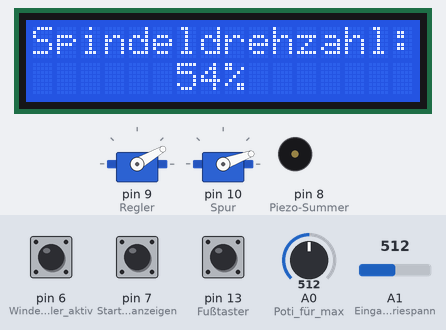
A sketch run on a simulated Arduino Uno, built with avr-gcc and run on an emulated ATmega328P. Parts: 16×2 character LCD, 2 × servo, buzzer (waves = sounding, pin HIGH). Inputs (shaded band) come from the test bench; at power-on: pin 13 (Fußtaster) HIGH, pin 6 (Windenstartzähler_aktiv) HIGH, pin 7 (Startzählstand_anzeigen) HIGH, A0 (Poti_für_max) = 512, A1 (Eingang_für_Batteriespann) = 512.

Above: at 2.8 s.
2.9 s: pin 13 (Fußtaster) pulled LOW for 3.2 s
At 4.3 s:
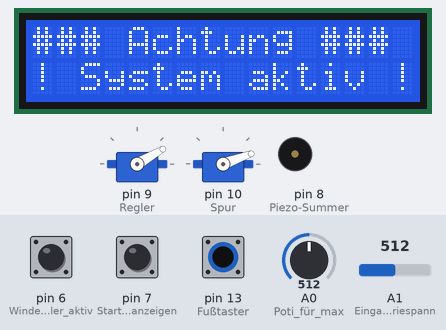
8.9 s: pin 6 (Windenstartzähler_aktiv) pulled LOW for 0.15 s
At 8.97 s:
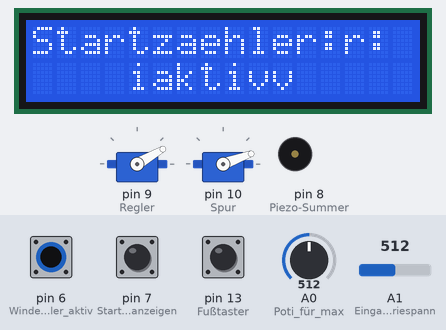
10.5 s: pin 7 (Startzählstand_anzeigen) pulled LOW for 0.15 s
At 11.2 s:
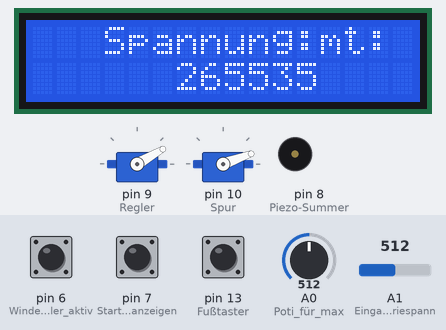
12.9 s: pin 13 (Fußtaster) pulled LOW for 0.15 s
At 14.6 s:
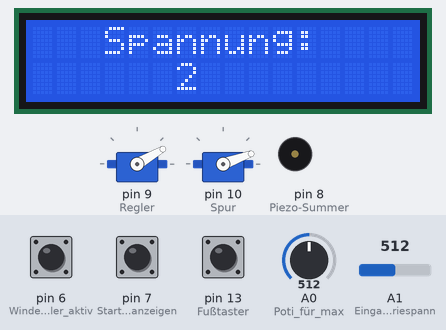
14.7 s: pin 6 (Windenstartzähler_aktiv) pulled LOW for 3.2 s
At 16.9 s:
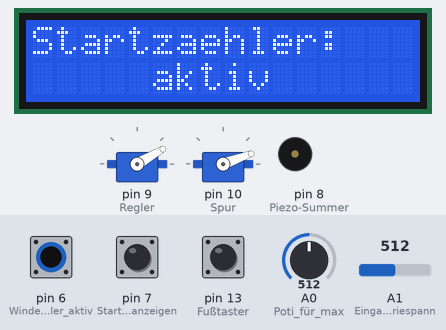
19.4 s: A0 (Poti_für_max) set to 716
At 22.2 s:
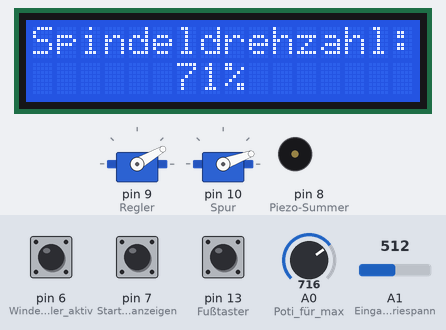
Timing chart, 0 to 23.4 s (numbered marks = the images above; inputs shaded):
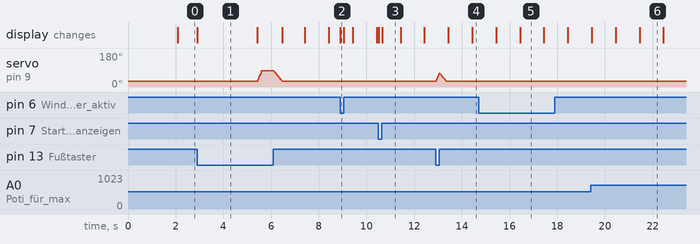

Measured:
- after the input at 2.9 s, servo on pin 9 (Regler): rises from 30° to 85° in 0.18 s, then falls to 30° in 0.87 s; the display: changes at once (image 1)
- after the input at 8.9 s, the display: changes at once (image 2)
- after the input at 10.5 s, the display: first changes at once (image 3 shows a later state)
- after the input at 12.9 s, servo on pin 9 (Regler): rises from 30° to 73° in 0.15 s, then falls to 30° in 0.30 s
- after the input at 14.7 s, the display: first differs from a run without the input after 1.7 s (image 5)
- what the display in image 1 shows lasts 2.5 s, from 2.9 s to 5.4 s
- what the display in image 3 shows lasts 0.7 s, from 10.7 s to 11.4 s

The sketch:

Winde_rev6.ino
```cpp
// Je nachdem, welcher Drehregeler-Eingang (4,7,8) auf LOW gezogen wird, bestimmt den Gang
// Fußschalter (2) startet den Schleppvorgang
// Wird der Fußschalter länger als PEDALZEITEEPROM betätigt, findet ein Schreibvorgang im EEPROM statt

//Langsam = 80, Mittel = 90, Schnell = 130 --> Werte für Regleransteuerung, eingestellt durch Poti


/*Beschaltung:

  LC-Display: siehe AnagVision Word-Dok.

  Regler:           9
  Seilführung:      10
  Fußschalter:      13

  Drehzahl-Poti:    A0
  Spannungseingang: A1

*/

#include <LiquidCrystal.h>
#include <Servo.h>
#include <EEPROM.h>

LiquidCrystal lcd(12, 11, 5, 4, 3, 2);

#define VERZH 0
#define VERZR 5
#define FUEHRGESCHW 1000 // Je kleiner, desto schneller bewegt sich der Führ-Arm der Trommel
#define LCDDAUER 1000 // Anzeigedauer der Daten in ms
#define PEDALZEITEEPROM 5000 // Zeit, die Pedal betätigt sein muss, damit Start als solcher gezählt wird

Servo Regler;
Servo Spur;

float power = 30;
int cleardisp = 0, fusstaster, u, o, poti, potimap, potianzeige, z = 0, f, x = 0, d = 0, spg, Min = 0, Sek = 0, Stu = 0, piepfertig = 10, startzaehler_aktiv, startzaehler_zeigen, schreibzugriff = 0;
unsigned int startanzahl, momentaneStartzahl;
unsigned long long int myTimer = 0, myTimer2 = 0, myTimer3 = 0, myTimer4 = 0, myTimer5 = 0, AnzahlStarts = 0, istzeitholen = 0;

void setup()
{
  lcd.begin(16, 2);

  pinMode(A0, INPUT); // Poti für max. Drehzahl
  pinMode(A1, INPUT); // Eingang für Batteriespannung
  pinMode(13, INPUT); // Fußtaster
  pinMode(6, INPUT); // Windenstartzähler aktiv/inaktiv (Schalter)
  pinMode(7, INPUT); // Startzählstand anzeigen/ausblenden (Taster)
  pinMode(8, OUTPUT); // Piezo-Summer

  pinMode(13, INPUT_PULLUP); // Pullup am Fußtaster-Eingang aktiv schalten
  pinMode(6, INPUT_PULLUP);
  pinMode(7, INPUT_PULLUP);


  Regler.attach(9); // Regler an Ausgang 9
  Spur.attach(10); // Führungs-Servo an Ausgang 10

  Regler.write(30);
  Spur.write(20);

  u = 1;
  o = 0;
  f = 0;
  Serial.begin(115200);

  //showIntro();
  Drehzahlvorwahl_und_bestaetigen();

  //EEPROMWriteInt(0, 0x0000); // wird nur verwendet, wenn der EEPROM des Startanzahl-Speichers zurückgesetzt werden soll (erste beide Speicherzellen)
  //EEPROMWriteInt(1, 0x0000); // Achtung! Hier bitte den Controller bis zur loop-Schleife laufen lassen, dass Speicher auch auf 0 gesetzt wird!
}


void loop()
{

  //_________________________________________________________

  BetrZeit_erstellen();
  startzaehler_aktiv = digitalRead(6);
  startzaehler_zeigen = digitalRead(7);

  if (startzaehler_zeigen == 0)
  {
    Startanzahl_anzeigen();
  }
  else
  {
    cleardisp = 0;
  }

  if (f == 1) { // Hier startet der Programmlauf

    if (startzaehler_zeigen == 1)
    {
      Anzeigeinfos_Zaehlvariable_und_Anzeigen_darstellen();
    }

    Fusstaster_und_Poti_einlesen();

    potimap = map(poti, 0, 1023, 40, 130);
    potianzeige = map(potimap, 40, 130, 10, 99);

    if (fusstaster == LOW)
    {
      hochfahren();
      istzeitholen++;

      if (istzeitholen == 1)
      {
        myTimer5 = millis();
        schreibzugriff = 1;
      }
    }

    if (millis() > PEDALZEITEEPROM + myTimer5 && istzeitholen != 0 && piepfertig == 0)
    {
      if(schreibzugriff == 1 && (startzaehler_aktiv == 0)){
      momentaneStartzahl = EEPROMReadInt(0); // Momentane Startzahl aus dem EEPROM lesen (als HEX-Wert)
      momentaneStartzahl++; // Momentane Startzahl um "1" erhöhen
      EEPROMWriteInt(0, momentaneStartzahl); // Aktualisierte Startzahl in EEPROM schreiben (als HEX-Wert)
      schreibzugriff = 0;
      }
      Serial.println(momentaneStartzahl);
      digitalWrite(8, HIGH); // Piezo Pieps ausgeben

    }

    if (millis() > (PEDALZEITEEPROM + 50) + myTimer5 && istzeitholen != 0 && piepfertig == 0)
    {
      digitalWrite(8, LOW); // Piezop wieder deaktivieren
      piepfertig = 1;
    }

    if (fusstaster == HIGH)
    {
      herunterfahren();
      istzeitholen = 0;
      piepfertig = 0;
    }

    Regler.write(power);
    //Spurservo_fahren();

  }
}
```

Funktionen.ino
```cpp
void showIntro (void)
{
  lcd.setCursor(2, 0);
  lcd.print("Schleppwinde");
  lcd.setCursor(5, 1);
  lcd.print(" V1.0");
  delay(1200);
  lcd.clear();
  lcd.setCursor(1, 0);
  lcd.print("manufactured by");
  lcd.setCursor(6, 1);
  lcd.print("...");
  delay(1200);
  lcd.clear();
  lcd.setCursor(0, 0);
  lcd.print("* Till Wagner ");
  lcd.setCursor(0, 1);
  lcd.print("* Tim Sternagel");
  delay(1200);
  lcd.clear();
  lcd.setCursor(0, 0);

  for (int q = 0; q < 6; q++)
  {
    lcd.print("## All rights ##");
    lcd.setCursor(0, 1);
    lcd.print("##  reserved  ##");
    delay(200);
    lcd.clear();
    lcd.print("                ");
    lcd.setCursor(0, 1);
    lcd.print("                ");
    lcd.clear();
    delay(90);
  }

  delay(300);
}


void Drehzahlvorwahl_und_bestaetigen(void)
{
  while ((digitalRead(13) == 1) && (f == 0) && (x == 0))
  {
    if (d == 0 && f == 0)
    {
      lcd.setCursor(0, 0);
      lcd.print("Drehzahl einst.");
      lcd.setCursor(0, 2);
      lcd.print("und bestaetigen");
      delay (2000);
      lcd.clear();
      d = 1;
    }

    poti = analogRead(A0);
    potimap = map(poti, 0, 1023, 40, 130);
    potianzeige = map(potimap, 40, 130, 10, 99);

    lcd.setCursor(0, 0);
    lcd.print("Spindeldrehzahl:");
    lcd.setCursor(6, 1);
    lcd.print(potianzeige);
    lcd.setCursor(8, 1);
    lcd.print("%");

    if ((digitalRead(13) == 0) && (f == 0))
    {
      f = 1;
    }
  }

  if (x == 0)
  {
    lcd.clear();
    lcd.setCursor(0, 0);
    lcd.print("### Achtung ###");
    lcd.setCursor(0, 1);
    lcd.print("! System aktiv !");
    delay(2500);
    x = 1;
    lcd.clear();
  }
}


void hochfahren(void)
{
  if (millis() > VERZH + myTimer ) {
    myTimer = millis();

    if (power < potimap)
    {
      power++;
    }
  }
}

void herunterfahren(void)
{
  if (millis() > VERZR + myTimer ) {
    myTimer = millis();

    if (power > 30)
    {
      power--;
    }
  }
}


void Spurservo_fahren(void) {

  if (u == 1 && o == 0) {

    static int i = 20;

    if (millis() > (FUEHRGESCHW / power) + myTimer2 ) {
      myTimer2 = millis();

      Spur.write(i);
      if (power > 30) {
        i++;
      }
      //Serial.println(i);

      if (i == 160) {
        o = 1;
        u = 0;
        i = 20;
      }

    }
  }


  if (u == 0 && o == 1) {

    static int s = 160;

    if (millis() > (FUEHRGESCHW / power) + myTimer2 ) {
      myTimer2 = millis();

      Spur.write(s);

      if (power > 30) {
        s--;
      }
      //Serial.println(s);

      if (s == 20) {
        o = 0;
        u = 1;
        s = 160;
      }

    }
  }
}


void Spindeldrehzahl_anzeigen(void)
{
  lcd.setCursor(0, 0);
  lcd.print("Spindeldrehzahl:");
  lcd.setCursor(6, 1);
  lcd.print(potianzeige);
  lcd.setCursor(8, 1);
  lcd.print("%");
}


void UBat_anzeigen(void)
{
  spg = analogRead(A1);
  spg = map(spg, 0, 1024, 0, 5);
  lcd.setCursor(0, 0);
  lcd.print("   Spannung:");
  lcd.setCursor(6, 1);
  lcd.print(spg);
}

void BetrZeit_erstellen(void)
{
  if (millis() > 1000 + myTimer4 )
  {
    myTimer4 = millis();
    Sek++;
    //Serial.println(Sek);
    if (Sek == 60)
    {
      Min++;
      Sek = 0;
    }

    if (Min == 60)
    {
      Stu++;
      Min = 0;
    }
  }
}

void BetrZeit_anzeigen(void)
{
  lcd.setCursor(0, 0);
  lcd.print(" Betriebszeit:");
  lcd.setCursor(1, 1);
  lcd.print("h:");
  lcd.setCursor(3, 1);
  lcd.print(Stu);
  lcd.setCursor(6, 1);
  lcd.print("m:");
  lcd.print(Min);
  lcd.setCursor(11, 1);
  lcd.print("s:");
  lcd.print(Sek);
}

void Startanzahl_anzeigen (void)
{

  startanzahl = EEPROMReadInt(0);

  cleardisp++;
  if(cleardisp == 1)
  {
  lcd.clear();
  }

  lcd.setCursor(0, 0);
  lcd.print(" Starts gesamt:");
  lcd.setCursor(7, 1);
  lcd.print(startanzahl);
}

void Startzaehler_Status(void)
{
  if (startzaehler_aktiv == 0)
  {
    lcd.setCursor(0, 0);
    lcd.print("Startzaehler:");
    lcd.setCursor(5, 1);
    lcd.print("aktiv");
  }

  else
  {
    lcd.setCursor(0, 0);
    lcd.print("  Startzaehler:");
    lcd.setCursor(4, 1);
    lcd.print("inaktiv");
  }
}


void Fusstaster_und_Poti_einlesen(void)
{
  fusstaster = digitalRead(13);
  poti = analogRead(A0);
}

void Anzeigeinfos_Zaehlvariable_und_Anzeigen_darstellen(void)
{
  if (millis() > (LCDDAUER + myTimer3)) {
    myTimer3 = millis();
    if (z > 3)
    {
      z = 0;
    }
    z++;

    //Serial.println(z);
    lcd.clear();
  }

  if (z == 1) {
    Spindeldrehzahl_anzeigen();
  }

  if (z == 2) {
    UBat_anzeigen();
  }

  if (z == 3) {
    BetrZeit_anzeigen();
  }

  if (z == 4) {
    Startzaehler_Status();
  }
}


//This function will write a 2 byte integer to the eeprom at the specified address and address + 1
void EEPROMWriteInt(int p_address, int p_value)
{
  byte lowByte = ((p_value >> 0) & 0xFF);
  byte highByte = ((p_value >> 8) & 0xFF);

  EEPROM.write(p_address, lowByte);
  EEPROM.write(p_address + 1, highByte);
}

//This function will read a 2 byte integer from the eeprom at the specified address and address + 1
unsigned int EEPROMReadInt(int p_address)
{
  byte lowByte = EEPROM.read(p_address);
  byte highByte = EEPROM.read(p_address + 1);

  return ((lowByte << 0) & 0xFF) + ((highByte << 8) & 0xFF00);
}
```
